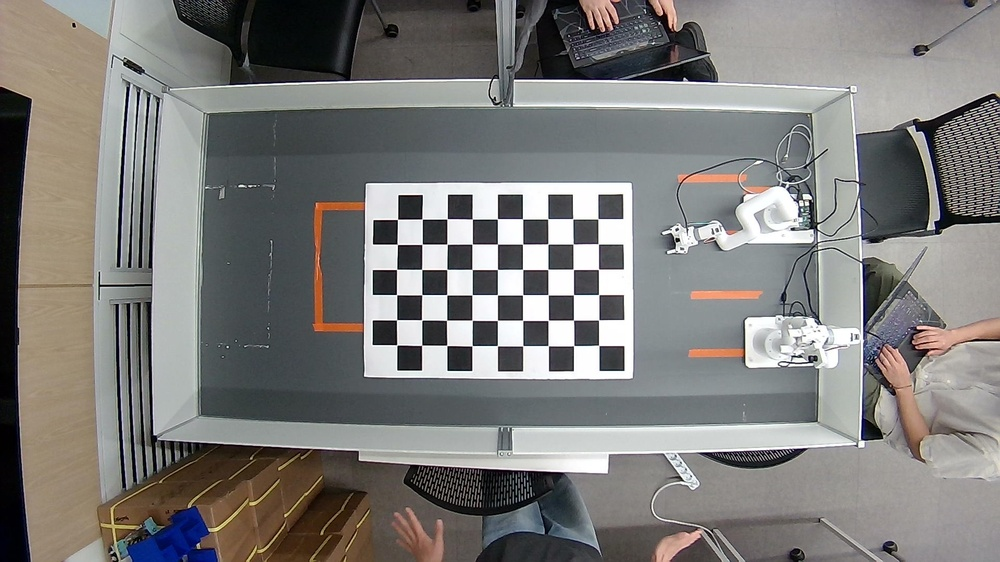
#> input picture camera/calibration/calibration_images/checker_000.jpg, 1000 x 562 px, shrunk from 1920 x 1080 before the run; its folder holds only this picture in this run
$ python test1.py
#> lines starting #> are read from the running program, lines starting #| are printed output that depends on the picture; after the words box and inside, x2 and y2 are one past the last pixel; in counts of white or black regions, pixels touching at a corner belong together
import cv2
import glob
import numpy as np
from pathlib import Path

CHECKERBOARD = (9, 6)

CAMERA_DIR = Path(__file__).resolve().parent
images = glob.glob(str(CAMERA_DIR / "calibration_images" / "*.jpg"))

for filename in images:
    image = cv2.imread(filename)
#> image is the input picture: shape (562, 1000, 3); mean B, G, R 122.3, 124.5, 125.8

    if image is None:
        print(f"읽기 실패: {filename}")
        continue

    gray = cv2.cvtColor(
        image,
        cv2.COLOR_BGR2GRAY
    )
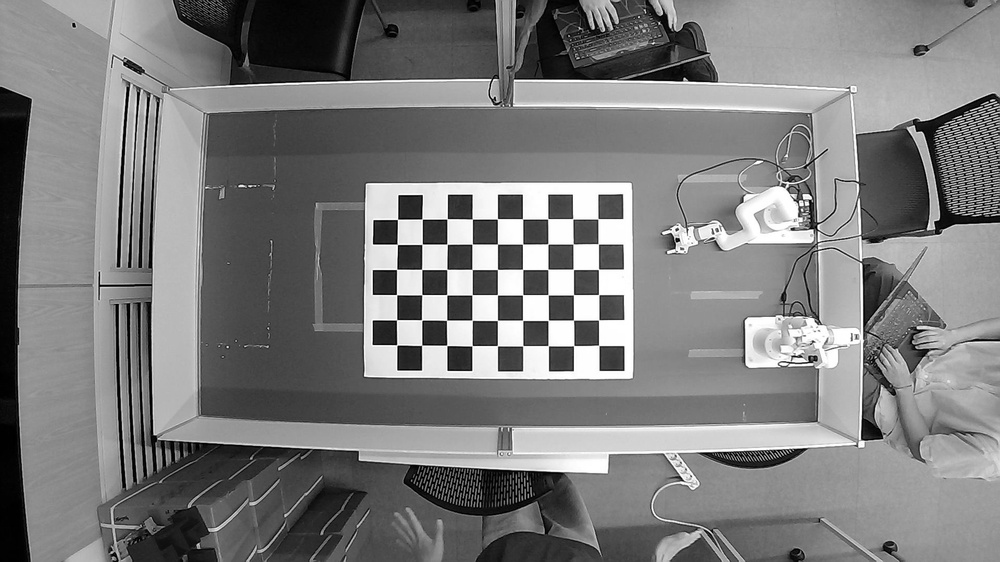
#> gray: shape (562, 1000); min 0, max 255, mean 124.7

    found, corners = cv2.findChessboardCorners(
        gray,
        CHECKERBOARD,
        None
    )
#> found = True; corners = 54 rows, first 8: [598.7, 345.4], [573.7, 345.6], [548.2, 345.6], [522.7, 345.7], [497.4, 345.6], [472.1, 345.7], [446.7, 345.4], [421.6, 345.3]

    if found:
        cv2.drawChessboardCorners(
            image,
            CHECKERBOARD,
            corners,
            found
        )
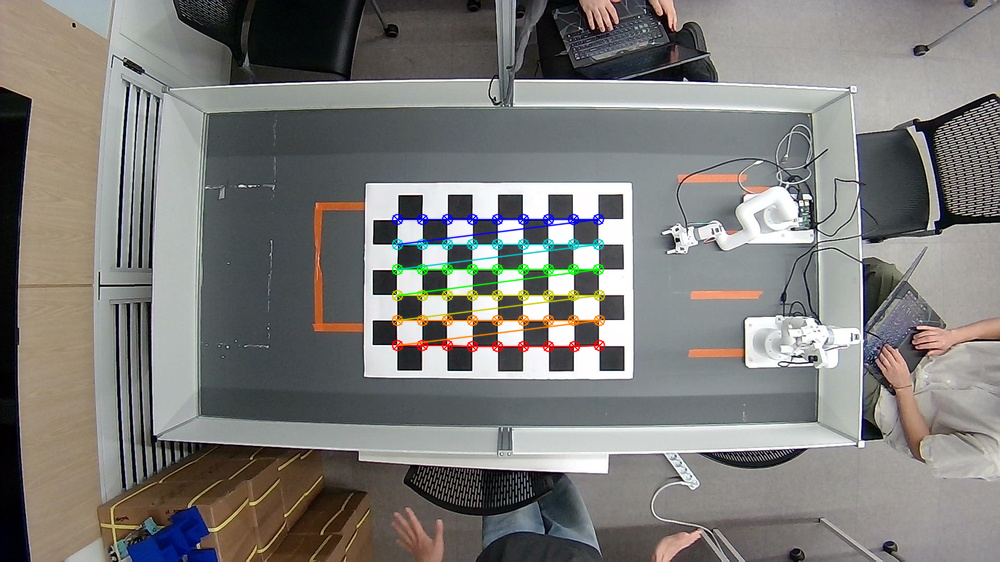
#> image: shape (562, 1000, 3); 1.89% of pixels changed, all inside (x1, y1, x2, y2) = (391, 213, 606, 353)

        cv2.imshow("Detected Corners", image)
        cv2.waitKey(0)

cv2.destroyAllWindows()

$ run again, on camera/calibration/calibration_images/checker_004.jpg
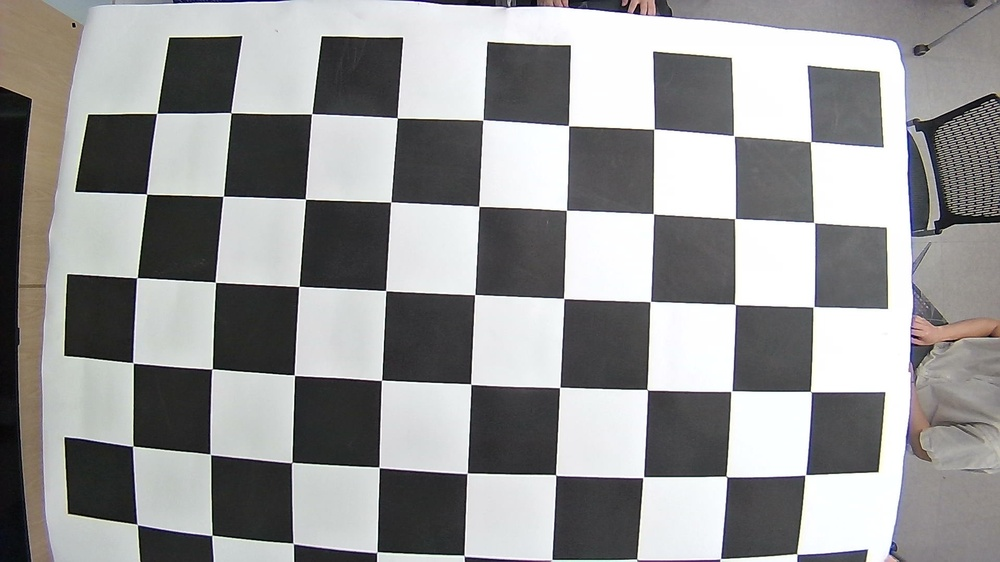
#> input picture camera/calibration/calibration_images/checker_004.jpg, 1000 x 562 px, shrunk from 1920 x 1080 before the run
#> image is the input picture: shape (562, 1000, 3); mean B, G, R 150.7, 150.6, 150.5
#> `gray = cv2.cvtColor( image, cv2.COLOR_BGR2GRAY )`:
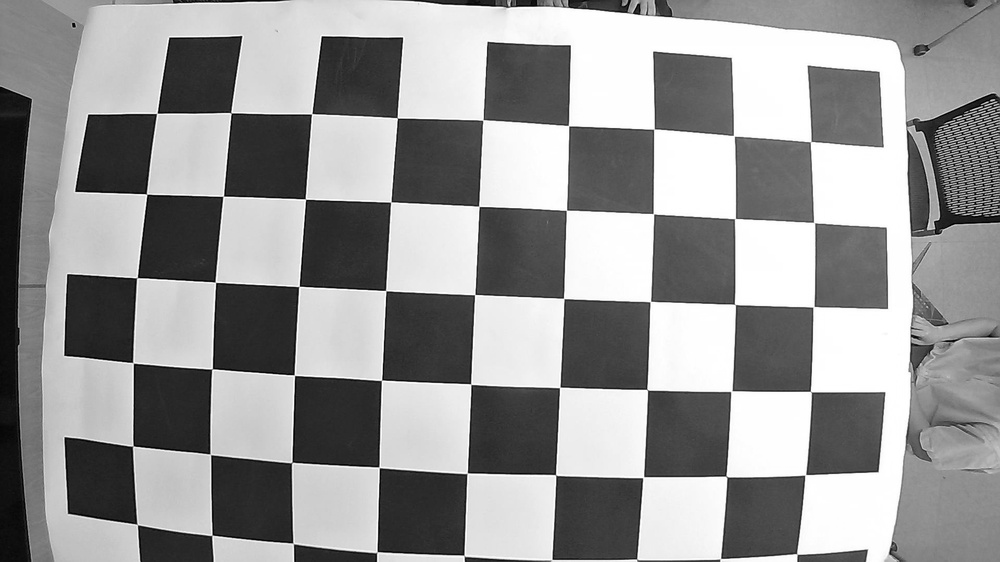
#> gray: shape (562, 1000); min 0, max 255, mean 150.6
#> found = False; corners = None

$ run again, on camera/calibration/calibration_images/checker_006.jpg
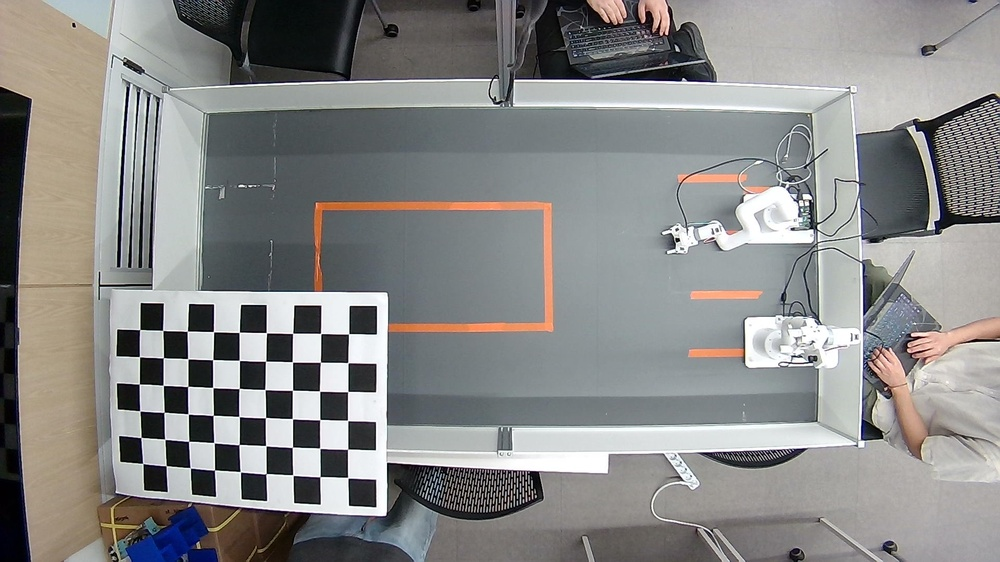
#> input picture camera/calibration/calibration_images/checker_006.jpg, 1000 x 562 px, shrunk from 1920 x 1080 before the run
#> image is the input picture: shape (562, 1000, 3); mean B, G, R 135.6, 136.8, 136.9
#> `gray = cv2.cvtColor( image, cv2.COLOR_BGR2GRAY )`:
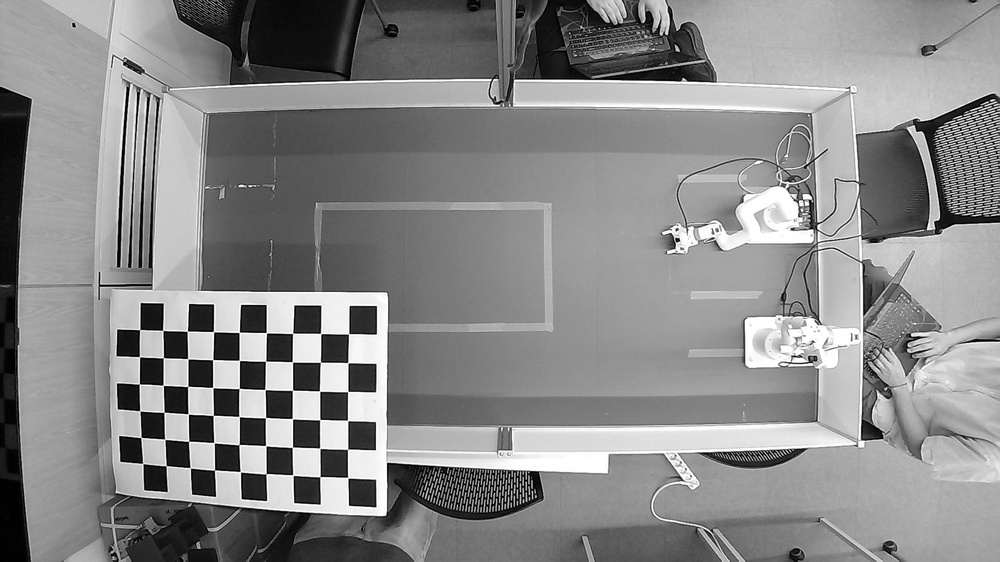
#> gray: shape (562, 1000); min 0, max 255, mean 136.7
#> found = True; corners = 54 rows, first 8: [347.8, 477.7], [319.9, 476.7], [292.8, 475], [266.1, 473.6], [240.3, 471.7], [214.5, 470], [190.3, 467.9], [166.2, 465.6]
#> `cv2.drawChessboardCorners( image, CHECKERBOARD, corners, found )`:
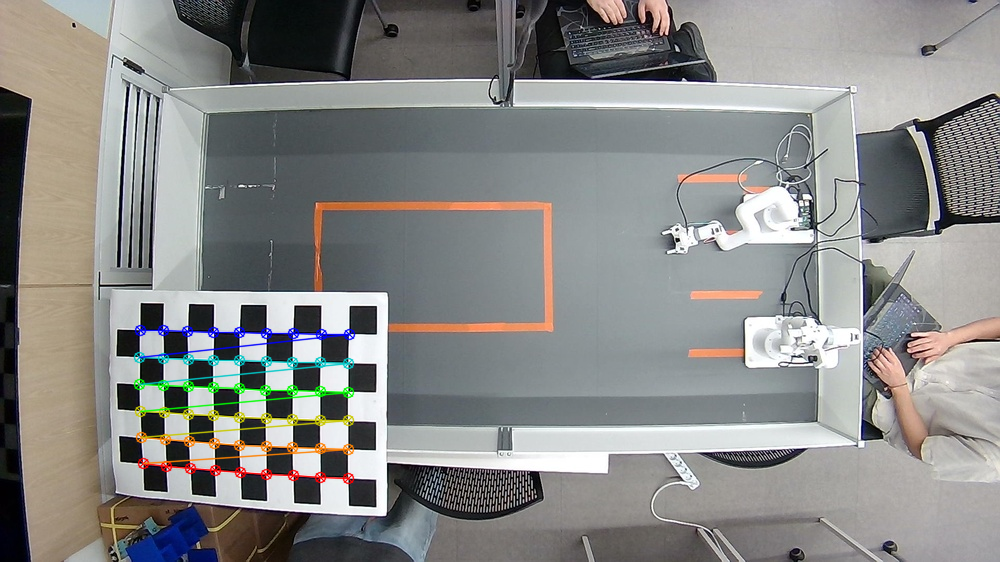
#> image: shape (562, 1000, 3); 1.94% of pixels changed, all inside (x1, y1, x2, y2) = (133, 324, 356, 485)
